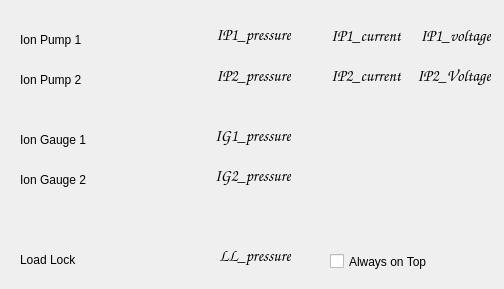
<?xml version="1.0" encoding="UTF-8"?>
<ui version="4.0">
 <class>MainWindow</class>
 <widget class="QMainWindow" name="MainWindow">
  <property name="geometry">
   <rect>
    <x>0</x>
    <y>0</y>
    <width>504</width>
    <height>289</height>
   </rect>
  </property>
  <property name="windowTitle">
   <string>UHV System Control</string>
  </property>
  <property name="autoFillBackground">
   <bool>false</bool>
  </property>
  <widget class="QWidget" name="centralwidget">
   <widget class="QLabel" name="disp_IG2_pressure">
    <property name="geometry">
     <rect>
      <x>120</x>
      <y>160</y>
      <width>171</width>
      <height>31</height>
     </rect>
    </property>
    <property name="font">
     <font>
      <family>Comic Sans MS</family>
      <pointsize>12</pointsize>
     </font>
    </property>
    <property name="text">
     <string>IG2_pressure</string>
    </property>
    <property name="textFormat">
     <enum>Qt::AutoText</enum>
    </property>
    <property name="alignment">
     <set>Qt::AlignRight|Qt::AlignTrailing|Qt::AlignVCenter</set>
    </property>
   </widget>
   <widget class="QLabel" name="disp_IP1_pressure">
    <property name="geometry">
     <rect>
      <x>120</x>
      <y>19</y>
      <width>171</width>
      <height>31</height>
     </rect>
    </property>
    <property name="font">
     <font>
      <family>Comic Sans MS</family>
      <pointsize>12</pointsize>
     </font>
    </property>
    <property name="text">
     <string>IP1_pressure</string>
    </property>
    <property name="textFormat">
     <enum>Qt::AutoText</enum>
    </property>
    <property name="alignment">
     <set>Qt::AlignRight|Qt::AlignTrailing|Qt::AlignVCenter</set>
    </property>
   </widget>
   <widget class="QLabel" name="disp_LL_pressure">
    <property name="geometry">
     <rect>
      <x>120</x>
      <y>240</y>
      <width>171</width>
      <height>31</height>
     </rect>
    </property>
    <property name="font">
     <font>
      <family>Comic Sans MS</family>
      <pointsize>12</pointsize>
     </font>
    </property>
    <property name="text">
     <string>LL_pressure</string>
    </property>
    <property name="textFormat">
     <enum>Qt::AutoText</enum>
    </property>
    <property name="alignment">
     <set>Qt::AlignRight|Qt::AlignTrailing|Qt::AlignVCenter</set>
    </property>
   </widget>
   <widget class="QLabel" name="disp_IP2_pressure">
    <property name="geometry">
     <rect>
      <x>120</x>
      <y>60</y>
      <width>171</width>
      <height>31</height>
     </rect>
    </property>
    <property name="font">
     <font>
      <family>Comic Sans MS</family>
      <pointsize>12</pointsize>
     </font>
    </property>
    <property name="text">
     <string>IP2_pressure</string>
    </property>
    <property name="textFormat">
     <enum>Qt::AutoText</enum>
    </property>
    <property name="alignment">
     <set>Qt::AlignRight|Qt::AlignTrailing|Qt::AlignVCenter</set>
    </property>
   </widget>
   <widget class="QLabel" name="disp_IP2_voltage">
    <property name="geometry">
     <rect>
      <x>400</x>
      <y>60</y>
      <width>91</width>
      <height>31</height>
     </rect>
    </property>
    <property name="font">
     <font>
      <family>Comic Sans MS</family>
      <pointsize>12</pointsize>
     </font>
    </property>
    <property name="text">
     <string>IP2_Voltage</string>
    </property>
    <property name="textFormat">
     <enum>Qt::AutoText</enum>
    </property>
    <property name="alignment">
     <set>Qt::AlignRight|Qt::AlignTrailing|Qt::AlignVCenter</set>
    </property>
   </widget>
   <widget class="QLabel" name="disp_IP1_voltage">
    <property name="geometry">
     <rect>
      <x>400</x>
      <y>20</y>
      <width>91</width>
      <height>31</height>
     </rect>
    </property>
    <property name="font">
     <font>
      <family>Comic Sans MS</family>
      <pointsize>12</pointsize>
     </font>
    </property>
    <property name="text">
     <string>IP1_voltage</string>
    </property>
    <property name="textFormat">
     <enum>Qt::AutoText</enum>
    </property>
    <property name="alignment">
     <set>Qt::AlignRight|Qt::AlignTrailing|Qt::AlignVCenter</set>
    </property>
   </widget>
   <widget class="QLabel" name="disp_IP2_current">
    <property name="geometry">
     <rect>
      <x>310</x>
      <y>60</y>
      <width>91</width>
      <height>31</height>
     </rect>
    </property>
    <property name="font">
     <font>
      <family>Comic Sans MS</family>
      <pointsize>12</pointsize>
     </font>
    </property>
    <property name="text">
     <string>IP2_current</string>
    </property>
    <property name="textFormat">
     <enum>Qt::AutoText</enum>
    </property>
    <property name="alignment">
     <set>Qt::AlignRight|Qt::AlignTrailing|Qt::AlignVCenter</set>
    </property>
   </widget>
   <widget class="QLabel" name="label_IP1">
    <property name="geometry">
     <rect>
      <x>20</x>
      <y>30</y>
      <width>101</width>
      <height>20</height>
     </rect>
    </property>
    <property name="text">
     <string>Ion Pump 1</string>
    </property>
    <property name="alignment">
     <set>Qt::AlignLeading|Qt::AlignLeft|Qt::AlignVCenter</set>
    </property>
   </widget>
   <widget class="QLabel" name="disp_IP1_current">
    <property name="geometry">
     <rect>
      <x>310</x>
      <y>20</y>
      <width>91</width>
      <height>31</height>
     </rect>
    </property>
    <property name="font">
     <font>
      <family>Comic Sans MS</family>
      <pointsize>12</pointsize>
     </font>
    </property>
    <property name="text">
     <string>IP1_current</string>
    </property>
    <property name="textFormat">
     <enum>Qt::AutoText</enum>
    </property>
    <property name="alignment">
     <set>Qt::AlignRight|Qt::AlignTrailing|Qt::AlignVCenter</set>
    </property>
   </widget>
   <widget class="QLabel" name="label_Pfeiffer">
    <property name="geometry">
     <rect>
      <x>20</x>
      <y>250</y>
      <width>101</width>
      <height>20</height>
     </rect>
    </property>
    <property name="text">
     <string>Load Lock</string>
    </property>
    <property name="alignment">
     <set>Qt::AlignLeading|Qt::AlignLeft|Qt::AlignVCenter</set>
    </property>
   </widget>
   <widget class="QLabel" name="disp_IG1_pressure">
    <property name="geometry">
     <rect>
      <x>120</x>
      <y>120</y>
      <width>171</width>
      <height>31</height>
     </rect>
    </property>
    <property name="font">
     <font>
      <family>Comic Sans MS</family>
      <pointsize>12</pointsize>
     </font>
    </property>
    <property name="text">
     <string>IG1_pressure</string>
    </property>
    <property name="textFormat">
     <enum>Qt::AutoText</enum>
    </property>
    <property name="alignment">
     <set>Qt::AlignRight|Qt::AlignTrailing|Qt::AlignVCenter</set>
    </property>
   </widget>
   <widget class="QLabel" name="label_IG1">
    <property name="geometry">
     <rect>
      <x>20</x>
      <y>130</y>
      <width>101</width>
      <height>20</height>
     </rect>
    </property>
    <property name="text">
     <string>Ion Gauge 1</string>
    </property>
    <property name="alignment">
     <set>Qt::AlignLeading|Qt::AlignLeft|Qt::AlignVCenter</set>
    </property>
   </widget>
   <widget class="QLabel" name="label_IG2">
    <property name="geometry">
     <rect>
      <x>20</x>
      <y>170</y>
      <width>101</width>
      <height>20</height>
     </rect>
    </property>
    <property name="text">
     <string>Ion Gauge 2</string>
    </property>
    <property name="alignment">
     <set>Qt::AlignLeading|Qt::AlignLeft|Qt::AlignVCenter</set>
    </property>
   </widget>
   <widget class="QLabel" name="label_IP2">
    <property name="geometry">
     <rect>
      <x>20</x>
      <y>70</y>
      <width>101</width>
      <height>20</height>
     </rect>
    </property>
    <property name="text">
     <string>Ion Pump 2</string>
    </property>
    <property name="alignment">
     <set>Qt::AlignLeading|Qt::AlignLeft|Qt::AlignVCenter</set>
    </property>
   </widget>
   <widget class="QCheckBox" name="chkbox_AlwaysOnTop">
    <property name="geometry">
     <rect>
      <x>330</x>
      <y>250</y>
      <width>141</width>
      <height>23</height>
     </rect>
    </property>
    <property name="text">
     <string>Always on Top</string>
    </property>
   </widget>
  </widget>
 </widget>
 <resources/>
 <connections/>
</ui>
